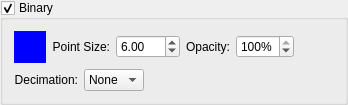
        <widget class="QGroupBox" name="binaryVisible_" >
         <property name="title" >
          <string>Binary</string>
         </property>
         <property name="checkable" >
          <bool>true</bool>
         </property>
         <property name="checked" >
          <bool>true</bool>
         </property>
         <layout class="QVBoxLayout" >
          <item>
           <layout class="QHBoxLayout" >
            <item>
             <widget class="SideCar::GUI::ColorButtonWidget" name="binaryColor_" >
              <property name="sizePolicy" >
               <sizepolicy vsizetype="Fixed" hsizetype="Fixed" >
                <horstretch>0</horstretch>
                <verstretch>0</verstretch>
               </sizepolicy>
              </property>
              <property name="minimumSize" >
               <size>
                <width>32</width>
                <height>32</height>
               </size>
              </property>
              <property name="maximumSize" >
               <size>
                <width>32</width>
                <height>32</height>
               </size>
              </property>
              <property name="palette" >
               <palette>
                <active>
                 <colorrole role="WindowText" >
                  <brush brushstyle="SolidPattern" >
                   <color alpha="255" >
                    <red>0</red>
                    <green>0</green>
                    <blue>0</blue>
                   </color>
                  </brush>
                 </colorrole>
                 <colorrole role="Button" >
                  <brush brushstyle="SolidPattern" >
                   <color alpha="255" >
                    <red>0</red>
                    <green>0</green>
                    <blue>255</blue>
                   </color>
                  </brush>
                 </colorrole>
                 <colorrole role="Light" >
                  <brush brushstyle="SolidPattern" >
                   <color alpha="255" >
                    <red>127</red>
                    <green>127</green>
                    <blue>255</blue>
                   </color>
                  </brush>
                 </colorrole>
                 <colorrole role="Midlight" >
                  <brush brushstyle="SolidPattern" >
                   <color alpha="255" >
                    <red>63</red>
                    <green>63</green>
                    <blue>255</blue>
                   </color>
                  </brush>
                 </colorrole>
                 <colorrole role="Dark" >
                  <brush brushstyle="SolidPattern" >
                   <color alpha="255" >
                    <red>0</red>
                    <green>0</green>
                    <blue>127</blue>
                   </color>
                  </brush>
                 </colorrole>
                 <colorrole role="Mid" >
                  <brush brushstyle="SolidPattern" >
                   <color alpha="255" >
                    <red>0</red>
                    <green>0</green>
                    <blue>170</blue>
                   </color>
                  </brush>
                 </colorrole>
                 <colorrole role="Text" >
                  <brush brushstyle="SolidPattern" >
                   <color alpha="255" >
                    <red>0</red>
                    <green>0</green>
                    <blue>0</blue>
                   </color>
                  </brush>
                 </colorrole>
                 <colorrole role="BrightText" >
                  <brush brushstyle="SolidPattern" >
                   <color alpha="255" >
                    <red>255</red>
                    <green>255</green>
                    <blue>255</blue>
                   </color>
                  </brush>
                 </colorrole>
                 <colorrole role="ButtonText" >
                  <brush brushstyle="SolidPattern" >
                   <color alpha="255" >
                    <red>0</red>
                    <green>0</green>
                    <blue>0</blue>
                   </color>
                  </brush>
                 </colorrole>
                 <colorrole role="Base" >
                  <brush brushstyle="SolidPattern" >
                   <color alpha="255" >
                    <red>255</red>
                    <green>255</green>
                    <blue>255</blue>
                   </color>
                  </brush>
                 </colorrole>
                 <colorrole role="Window" >
                  <brush brushstyle="SolidPattern" >
                   <color alpha="255" >
                    <red>0</red>
                    <green>0</green>
                    <blue>255</blue>
                   </color>
                  </brush>
                 </colorrole>
                 <colorrole role="Shadow" >
                  <brush brushstyle="SolidPattern" >
                   <color alpha="255" >
                    <red>0</red>
                    <green>0</green>
                    <blue>0</blue>
                   </color>
                  </brush>
                 </colorrole>
                 <colorrole role="AlternateBase" >
                  <brush brushstyle="SolidPattern" >
                   <color alpha="255" >
                    <red>127</red>
                    <green>127</green>
                    <blue>255</blue>
                   </color>
                  </brush>
                 </colorrole>
                </active>
                <inactive>
                 <colorrole role="WindowText" >
                  <brush brushstyle="SolidPattern" >
                   <color alpha="255" >
                    <red>0</red>
                    <green>0</green>
                    <blue>0</blue>
                   </color>
                  </brush>
                 </colorrole>
                 <colorrole role="Button" >
                  <brush brushstyle="SolidPattern" >
                   <color alpha="255" >
                    <red>0</red>
                    <green>0</green>
                    <blue>255</blue>
                   </color>
                  </brush>
                 </colorrole>
                 <colorrole role="Light" >
                  <brush brushstyle="SolidPattern" >
                   <color alpha="255" >
                    <red>127</red>
                    <green>127</green>
                    <blue>255</blue>
                   </color>
                  </brush>
                 </colorrole>
                 <colorrole role="Midlight" >
                  <brush brushstyle="SolidPattern" >
                   <color alpha="255" >
                    <red>63</red>
                    <green>63</green>
                    <blue>255</blue>
                   </color>
                  </brush>
                 </colorrole>
                 <colorrole role="Dark" >
                  <brush brushstyle="SolidPattern" >
                   <color alpha="255" >
                    <red>0</red>
                    <green>0</green>
                    <blue>127</blue>
                   </color>
                  </brush>
                 </colorrole>
                 <colorrole role="Mid" >
                  <brush brushstyle="SolidPattern" >
                   <color alpha="255" >
                    <red>0</red>
                    <green>0</green>
                    <blue>170</blue>
                   </color>
                  </brush>
                 </colorrole>
                 <colorrole role="Text" >
                  <brush brushstyle="SolidPattern" >
                   <color alpha="255" >
                    <red>0</red>
                    <green>0</green>
                    <blue>0</blue>
                   </color>
                  </brush>
                 </colorrole>
                 <colorrole role="BrightText" >
                  <brush brushstyle="SolidPattern" >
                   <color alpha="255" >
                    <red>255</red>
                    <green>255</green>
                    <blue>255</blue>
                   </color>
                  </brush>
                 </colorrole>
                 <colorrole role="ButtonText" >
                  <brush brushstyle="SolidPattern" >
                   <color alpha="255" >
                    <red>0</red>
                    <green>0</green>
                    <blue>0</blue>
                   </color>
                  </brush>
                 </colorrole>
                 <colorrole role="Base" >
                  <brush brushstyle="SolidPattern" >
                   <color alpha="255" >
                    <red>255</red>
                    <green>255</green>
                    <blue>255</blue>
                   </color>
                  </brush>
                 </colorrole>
                 <colorrole role="Window" >
                  <brush brushstyle="SolidPattern" >
                   <color alpha="255" >
                    <red>0</red>
                    <green>0</green>
                    <blue>255</blue>
                   </color>
                  </brush>
                 </colorrole>
                 <colorrole role="Shadow" >
                  <brush brushstyle="SolidPattern" >
                   <color alpha="255" >
                    <red>0</red>
                    <green>0</green>
                    <blue>0</blue>
                   </color>
                  </brush>
                 </colorrole>
                 <colorrole role="AlternateBase" >
                  <brush brushstyle="SolidPattern" >
                   <color alpha="255" >
                    <red>127</red>
                    <green>127</green>
                    <blue>255</blue>
                   </color>
                  </brush>
                 </colorrole>
                </inactive>
                <disabled>
                 <colorrole role="WindowText" >
                  <brush brushstyle="SolidPattern" >
                   <color alpha="255" >
                    <red>0</red>
                    <green>0</green>
                    <blue>127</blue>
                   </color>
                  </brush>
                 </colorrole>
                 <colorrole role="Button" >
                  <brush brushstyle="SolidPattern" >
                   <color alpha="255" >
                    <red>0</red>
                    <green>0</green>
                    <blue>255</blue>
                   </color>
                  </brush>
                 </colorrole>
                 <colorrole role="Light" >
                  <brush brushstyle="SolidPattern" >
                   <color alpha="255" >
                    <red>127</red>
                    <green>127</green>
                    <blue>255</blue>
                   </color>
                  </brush>
                 </colorrole>
                 <colorrole role="Midlight" >
                  <brush brushstyle="SolidPattern" >
                   <color alpha="255" >
                    <red>63</red>
                    <green>63</green>
                    <blue>255</blue>
                   </color>
                  </brush>
                 </colorrole>
                 <colorrole role="Dark" >
                  <brush brushstyle="SolidPattern" >
                   <color alpha="255" >
                    <red>0</red>
                    <green>0</green>
                    <blue>127</blue>
                   </color>
                  </brush>
                 </colorrole>
                 <colorrole role="Mid" >
                  <brush brushstyle="SolidPattern" >
                   <color alpha="255" >
                    <red>0</red>
                    <green>0</green>
                    <blue>170</blue>
                   </color>
                  </brush>
                 </colorrole>
                 <colorrole role="Text" >
                  <brush brushstyle="SolidPattern" >
                   <color alpha="255" >
                    <red>0</red>
                    <green>0</green>
                    <blue>127</blue>
                   </color>
                  </brush>
                 </colorrole>
                 <colorrole role="BrightText" >
                  <brush brushstyle="SolidPattern" >
                   <color alpha="255" >
                    <red>255</red>
                    <green>255</green>
                    <blue>255</blue>
                   </color>
                  </brush>
                 </colorrole>
                 <colorrole role="ButtonText" >
                  <brush brushstyle="SolidPattern" >
                   <color alpha="255" >
                    <red>0</red>
                    <green>0</green>
                    <blue>127</blue>
                   </color>
                  </brush>
                 </colorrole>
                 <colorrole role="Base" >
                  <brush brushstyle="SolidPattern" >
                   <color alpha="255" >
                    <red>0</red>
                    <green>0</green>
                    <blue>255</blue>
                   </color>
                  </brush>
                 </colorrole>
                 <colorrole role="Window" >
                  <brush brushstyle="SolidPattern" >
                   <color alpha="255" >
                    <red>0</red>
                    <green>0</green>
                    <blue>255</blue>
                   </color>
                  </brush>
                 </colorrole>
                 <colorrole role="Shadow" >
                  <brush brushstyle="SolidPattern" >
                   <color alpha="255" >
                    <red>0</red>
                    <green>0</green>
                    <blue>0</blue>
                   </color>
                  </brush>
                 </colorrole>
                 <colorrole role="AlternateBase" >
                  <brush brushstyle="SolidPattern" >
                   <color alpha="255" >
                    <red>0</red>
                    <green>0</green>
                    <blue>255</blue>
                   </color>
                  </brush>
                 </colorrole>
                </disabled>
               </palette>
              </property>
              <property name="autoFillBackground" >
               <bool>true</bool>
              </property>
              <property name="autoDefault" >
               <bool>false</bool>
              </property>
              <property name="flat" >
               <bool>true</bool>
              </property>
             </widget>
            </item>
            <item>
             <widget class="QLabel" name="label_14" >
              <property name="text" >
               <string>Point Size:</string>
              </property>
              <property name="alignment" >
               <set>Qt::AlignRight|Qt::AlignTrailing|Qt::AlignVCenter</set>
              </property>
             </widget>
            </item>
            <item>
             <widget class="QDoubleSpinBox" name="binaryPointSize_" >
              <property name="keyboardTracking" >
               <bool>false</bool>
              </property>
              <property name="minimum" >
               <double>0.100000000000000</double>
              </property>
              <property name="maximum" >
               <double>100.000000000000000</double>
              </property>
              <property name="singleStep" >
               <double>0.100000000000000</double>
              </property>
              <property name="value" >
               <double>6.000000000000000</double>
              </property>
             </widget>
            </item>
            <item>
             <widget class="QLabel" name="label_49" >
              <property name="text" >
               <string>Opacity:</string>
              </property>
              <property name="alignment" >
               <set>Qt::AlignRight|Qt::AlignTrailing|Qt::AlignVCenter</set>
              </property>
             </widget>
            </item>
            <item>
             <widget class="QSpinBox" name="binaryOpacity_" >
              <property name="keyboardTracking" >
               <bool>false</bool>
              </property>
              <property name="suffix" >
               <string>%</string>
              </property>
              <property name="maximum" >
               <number>100</number>
              </property>
              <property name="value" >
               <number>100</number>
              </property>
             </widget>
            </item>
            <item>
             <spacer>
              <property name="orientation" >
               <enum>Qt::Horizontal</enum>
              </property>
              <property name="sizeHint" >
               <size>
                <width>40</width>
                <height>20</height>
               </size>
              </property>
             </spacer>
            </item>
           </layout>
          </item>
          <item>
           <layout class="QHBoxLayout" >
            <item>
             <widget class="QLabel" name="label_30" >
              <property name="text" >
               <string>Decimation:</string>
              </property>
              <property name="alignment" >
               <set>Qt::AlignRight|Qt::AlignTrailing|Qt::AlignVCenter</set>
              </property>
             </widget>
            </item>
            <item>
             <widget class="QComboBox" name="binaryDecimation_" >
              <property name="currentIndex" >
               <number>0</number>
              </property>
              <item>
               <property name="text" >
                <string>None</string>
               </property>
              </item>
              <item>
               <property name="text" >
                <string>x2</string>
               </property>
              </item>
              <item>
               <property name="text" >
                <string>x3</string>
               </property>
              </item>
              <item>
               <property name="text" >
                <string>x4</string>
               </property>
              </item>
              <item>
               <property name="text" >
                <string>x5</string>
               </property>
              </item>
              <item>
               <property name="text" >
                <string>x6</string>
               </property>
              </item>
              <item>
               <property name="text" >
                <string>x7</string>
               </property>
              </item>
              <item>
               <property name="text" >
                <string>x8</string>
               </property>
              </item>
             </widget>
            </item>
            <item>
             <spacer>
              <property name="orientation" >
               <enum>Qt::Horizontal</enum>
              </property>
              <property name="sizeHint" >
               <size>
                <width>81</width>
                <height>16</height>
               </size>
              </property>
             </spacer>
            </item>
           </layout>
          </item>
         </layout>
        </widget>
